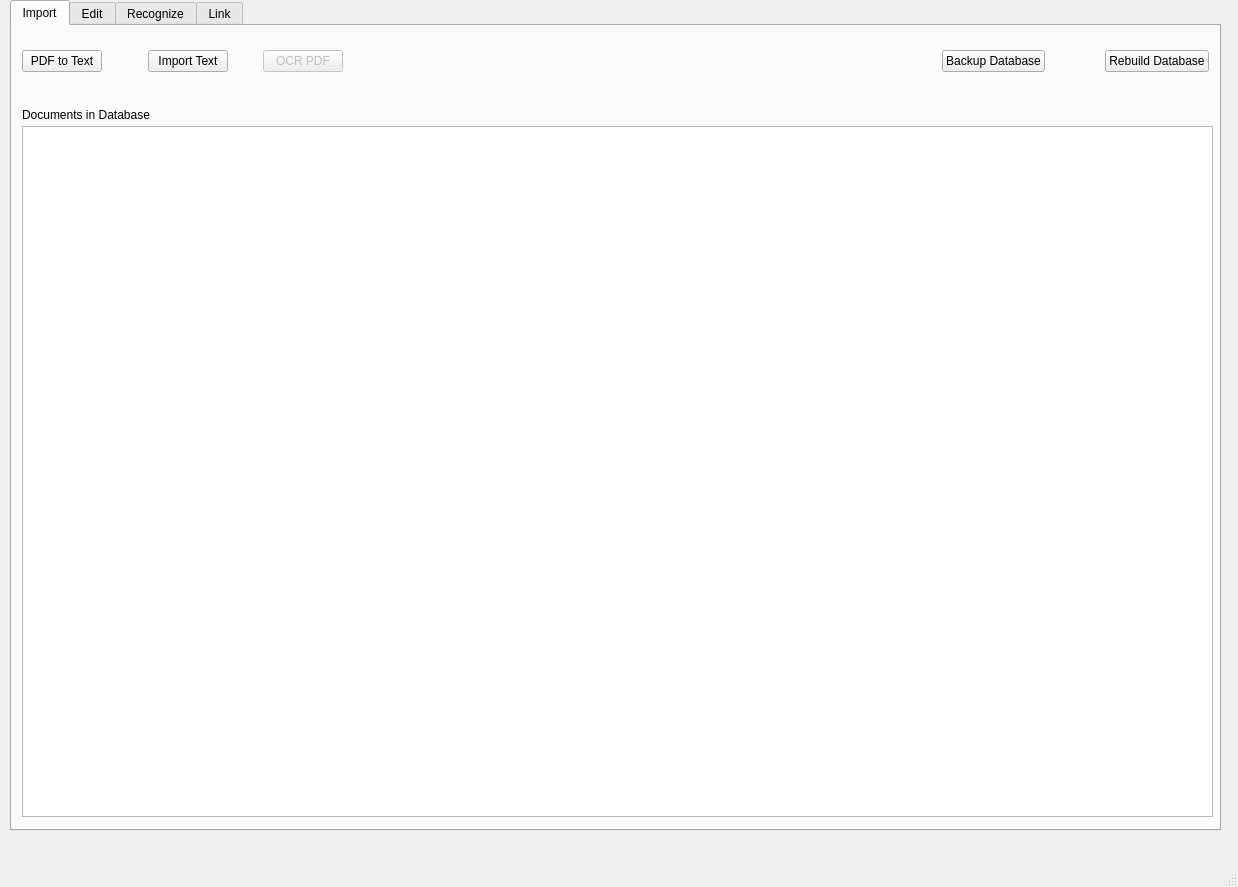
<?xml version="1.0" encoding="UTF-8"?>
<ui version="4.0">
 <class>MainWindow</class>
 <widget class="QMainWindow" name="MainWindow">
  <property name="geometry">
   <rect>
    <x>0</x>
    <y>0</y>
    <width>1238</width>
    <height>887</height>
   </rect>
  </property>
  <property name="windowTitle">
   <string>Traiter (Anoplura)</string>
  </property>
  <property name="toolTip">
   <string extracomment="Setup the database"/>
  </property>
  <widget class="QWidget" name="centralwidget">
   <widget class="QTabWidget" name="tabWidget">
    <property name="geometry">
     <rect>
      <x>10</x>
      <y>0</y>
      <width>1211</width>
      <height>831</height>
     </rect>
    </property>
    <property name="currentIndex">
     <number>0</number>
    </property>
    <widget class="QWidget" name="tab">
     <attribute name="title">
      <string>Import</string>
     </attribute>
     <widget class="QWidget" name="horizontalLayoutWidget_2">
      <property name="geometry">
       <rect>
        <x>930</x>
        <y>20</y>
        <width>267</width>
        <height>31</height>
       </rect>
      </property>
      <layout class="QHBoxLayout" name="horizontalLayout_4">
       <item>
        <widget class="QPushButton" name="db_backup_btn">
         <property name="text">
          <string>Backup Database</string>
         </property>
        </widget>
       </item>
       <item>
        <spacer name="horizontalSpacer_4">
         <property name="orientation">
          <enum>Qt::Horizontal</enum>
         </property>
         <property name="sizeHint" stdset="0">
          <size>
           <width>40</width>
           <height>20</height>
          </size>
         </property>
        </spacer>
       </item>
       <item>
        <widget class="QPushButton" name="db_rebuild_btn">
         <property name="text">
          <string>Rebuild Database</string>
         </property>
         <property name="shortcut">
          <string>Del</string>
         </property>
        </widget>
       </item>
      </layout>
     </widget>
     <widget class="QLabel" name="label">
      <property name="geometry">
       <rect>
        <x>10</x>
        <y>80</y>
        <width>171</width>
        <height>17</height>
       </rect>
      </property>
      <property name="text">
       <string>Documents in Database</string>
      </property>
      <property name="buddy">
       <cstring>docs_tbl</cstring>
      </property>
     </widget>
     <widget class="QTableView" name="docs_tbl">
      <property name="geometry">
       <rect>
        <x>10</x>
        <y>100</y>
        <width>1191</width>
        <height>691</height>
       </rect>
      </property>
      <property name="sortingEnabled">
       <bool>true</bool>
      </property>
     </widget>
     <widget class="QWidget" name="horizontalLayoutWidget">
      <property name="geometry">
       <rect>
        <x>10</x>
        <y>20</y>
        <width>321</width>
        <height>31</height>
       </rect>
      </property>
      <layout class="QHBoxLayout" name="horizontalLayout">
       <item>
        <widget class="QPushButton" name="pdf_to_text_btn">
         <property name="text">
          <string>PDF to Text</string>
         </property>
        </widget>
       </item>
       <item>
        <spacer name="horizontalSpacer_5">
         <property name="orientation">
          <enum>Qt::Horizontal</enum>
         </property>
         <property name="sizeHint" stdset="0">
          <size>
           <width>40</width>
           <height>20</height>
          </size>
         </property>
        </spacer>
       </item>
       <item>
        <widget class="QPushButton" name="import_text_btn">
         <property name="text">
          <string>Import Text</string>
         </property>
        </widget>
       </item>
       <item>
        <spacer name="horizontalSpacer">
         <property name="orientation">
          <enum>Qt::Horizontal</enum>
         </property>
         <property name="sizeHint" stdset="0">
          <size>
           <width>20</width>
           <height>20</height>
          </size>
         </property>
        </spacer>
       </item>
       <item>
        <widget class="QPushButton" name="ocr_pdf_btn">
         <property name="enabled">
          <bool>false</bool>
         </property>
         <property name="text">
          <string>OCR PDF</string>
         </property>
        </widget>
       </item>
      </layout>
     </widget>
    </widget>
    <widget class="QWidget" name="tab_2">
     <attribute name="title">
      <string>Edit</string>
     </attribute>
     <widget class="QTextEdit" name="doc_edit_text">
      <property name="geometry">
       <rect>
        <x>10</x>
        <y>80</y>
        <width>1191</width>
        <height>431</height>
       </rect>
      </property>
      <property name="lineWrapMode">
       <enum>QTextEdit::NoWrap</enum>
      </property>
     </widget>
     <widget class="QWidget" name="horizontalLayoutWidget_3">
      <property name="geometry">
       <rect>
        <x>870</x>
        <y>760</y>
        <width>331</width>
        <height>31</height>
       </rect>
      </property>
      <layout class="QHBoxLayout" name="horizontalLayout_2">
       <item>
        <widget class="QPushButton" name="doc_edits_save_btn">
         <property name="text">
          <string>Save</string>
         </property>
        </widget>
       </item>
       <item>
        <spacer name="horizontalSpacer_2">
         <property name="orientation">
          <enum>Qt::Horizontal</enum>
         </property>
         <property name="sizeHint" stdset="0">
          <size>
           <width>40</width>
           <height>20</height>
          </size>
         </property>
        </spacer>
       </item>
       <item>
        <widget class="QPushButton" name="doc_edits_cancel_btn">
         <property name="text">
          <string>Cancel</string>
         </property>
        </widget>
       </item>
       <item>
        <spacer name="horizontalSpacer_3">
         <property name="orientation">
          <enum>Qt::Horizontal</enum>
         </property>
         <property name="sizeHint" stdset="0">
          <size>
           <width>40</width>
           <height>20</height>
          </size>
         </property>
        </spacer>
       </item>
       <item>
        <widget class="QPushButton" name="doc_edits_reset_btn">
         <property name="text">
          <string>Reset Text</string>
         </property>
        </widget>
       </item>
      </layout>
     </widget>
     <widget class="QWidget" name="horizontalLayoutWidget_4">
      <property name="geometry">
       <rect>
        <x>10</x>
        <y>640</y>
        <width>221</width>
        <height>31</height>
       </rect>
      </property>
      <layout class="QHBoxLayout" name="horizontalLayout_3">
       <item>
        <widget class="QPushButton" name="doc_replace_btn">
         <property name="text">
          <string>Replace</string>
         </property>
        </widget>
       </item>
       <item>
        <spacer name="horizontalSpacer_6">
         <property name="orientation">
          <enum>Qt::Horizontal</enum>
         </property>
         <property name="sizeHint" stdset="0">
          <size>
           <width>40</width>
           <height>20</height>
          </size>
         </property>
        </spacer>
       </item>
       <item>
        <widget class="QPushButton" name="doc_replace_all_btn">
         <property name="text">
          <string>Replace All</string>
         </property>
        </widget>
       </item>
      </layout>
     </widget>
     <widget class="QWidget" name="horizontalLayoutWidget_5">
      <property name="geometry">
       <rect>
        <x>300</x>
        <y>600</y>
        <width>401</width>
        <height>31</height>
       </rect>
      </property>
      <layout class="QHBoxLayout" name="horizontalLayout_5">
       <item>
        <widget class="QCheckBox" name="doc_case_sensitive_chk">
         <property name="text">
          <string>Case Sensitive</string>
         </property>
        </widget>
       </item>
       <item>
        <widget class="QCheckBox" name="doc_whole_words_chk">
         <property name="text">
          <string>Whole Words</string>
         </property>
        </widget>
       </item>
       <item>
        <widget class="QCheckBox" name="doc_regex_chk">
         <property name="text">
          <string>Regular Expression</string>
         </property>
        </widget>
       </item>
      </layout>
     </widget>
     <widget class="QWidget" name="horizontalLayoutWidget_6">
      <property name="geometry">
       <rect>
        <x>10</x>
        <y>600</y>
        <width>221</width>
        <height>31</height>
       </rect>
      </property>
      <layout class="QHBoxLayout" name="horizontalLayout_6">
       <item>
        <widget class="QPushButton" name="doc_find_next_btn">
         <property name="text">
          <string>Findn Next</string>
         </property>
        </widget>
       </item>
       <item>
        <spacer name="horizontalSpacer_7">
         <property name="orientation">
          <enum>Qt::Horizontal</enum>
         </property>
         <property name="sizeHint" stdset="0">
          <size>
           <width>40</width>
           <height>20</height>
          </size>
         </property>
        </spacer>
       </item>
       <item>
        <widget class="QPushButton" name="doc_find_previous_btn">
         <property name="text">
          <string>Find Previous</string>
         </property>
        </widget>
       </item>
      </layout>
     </widget>
     <widget class="QWidget" name="formLayoutWidget">
      <property name="geometry">
       <rect>
        <x>10</x>
        <y>530</y>
        <width>691</width>
        <height>71</height>
       </rect>
      </property>
      <layout class="QFormLayout" name="formLayout">
       <item row="0" column="0">
        <widget class="QLabel" name="label_2">
         <property name="text">
          <string>Find</string>
         </property>
        </widget>
       </item>
       <item row="1" column="0">
        <widget class="QLabel" name="label_3">
         <property name="text">
          <string>Replace</string>
         </property>
        </widget>
       </item>
       <item row="0" column="1">
        <widget class="QComboBox" name="doc_find_cbx">
         <property name="editable">
          <bool>true</bool>
         </property>
        </widget>
       </item>
       <item row="1" column="1">
        <widget class="QComboBox" name="doc_replace_cbx">
         <property name="editable">
          <bool>true</bool>
         </property>
        </widget>
       </item>
      </layout>
     </widget>
     <widget class="QComboBox" name="edit_doc_cbox">
      <property name="geometry">
       <rect>
        <x>140</x>
        <y>30</y>
        <width>421</width>
        <height>25</height>
       </rect>
      </property>
     </widget>
     <widget class="QLabel" name="label_4">
      <property name="geometry">
       <rect>
        <x>20</x>
        <y>30</y>
        <width>121</width>
        <height>17</height>
       </rect>
      </property>
      <property name="text">
       <string>Document to Edit</string>
      </property>
     </widget>
    </widget>
    <widget class="QWidget" name="tab_3">
     <attribute name="title">
      <string>Recognize</string>
     </attribute>
    </widget>
    <widget class="QWidget" name="tab_4">
     <attribute name="title">
      <string>Link</string>
     </attribute>
    </widget>
   </widget>
  </widget>
  <widget class="QMenuBar" name="menubar">
   <property name="geometry">
    <rect>
     <x>0</x>
     <y>0</y>
     <width>1238</width>
     <height>22</height>
    </rect>
   </property>
  </widget>
  <widget class="QStatusBar" name="statusbar"/>
 </widget>
 <tabstops>
  <tabstop>tabWidget</tabstop>
  <tabstop>pdf_to_text_btn</tabstop>
  <tabstop>import_text_btn</tabstop>
  <tabstop>ocr_pdf_btn</tabstop>
  <tabstop>docs_tbl</tabstop>
  <tabstop>db_backup_btn</tabstop>
  <tabstop>db_rebuild_btn</tabstop>
 </tabstops>
 <resources/>
 <connections/>
</ui>
